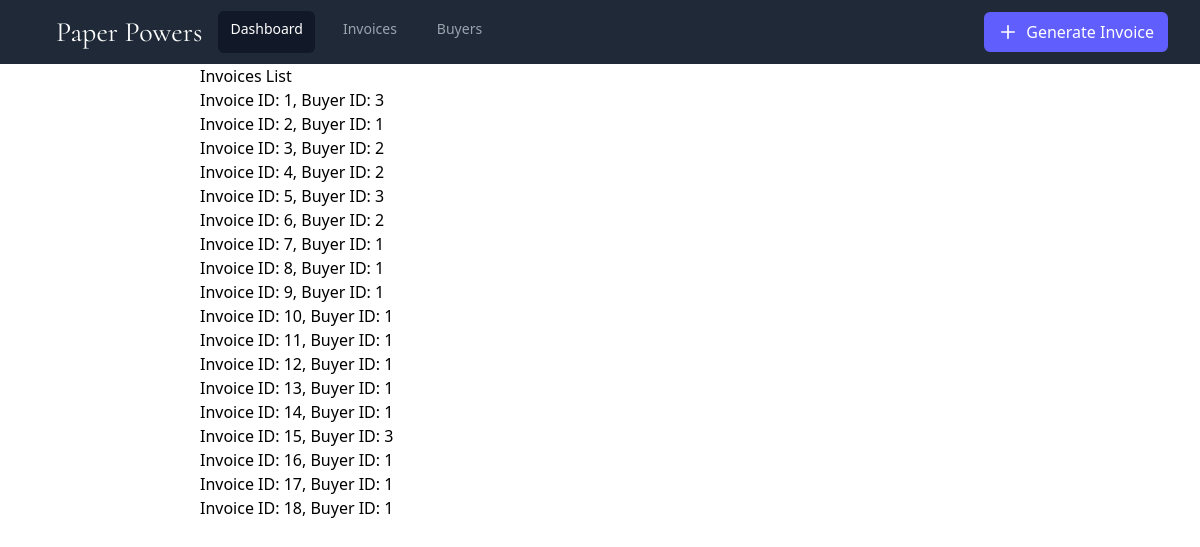
Screenshot of /inv/list with the database file from the repository.
### invoice/models.py (models this page shows, shortened)
class Invoice(models.Model):
    invID=models.AutoField(primary_key=True)
    buyerID=models.ForeignKey(Buyer,on_delete=models.SET_NULL, null=True)

### buyer/models.py (models this page shows, shortened)
class Buyer(models.Model):
    buyerID=models.AutoField(primary_key=True)
    name=models.CharField(max_length=64)
    adr=models.CharField(max_length=128)
    state=models.CharField(max_length=32)
    pin=models.IntegerField()
    gst=models.CharField(max_length=15)

### invoice/views.py (the view)
# urls.py: path('list', views.list, name='list')
def list(request):
    context={
        'invoices':Invoice.objects.all()
    }
    return render(request,'invoices.html',context)

### templates/invoices.html (shortened to what this page needs)
{% extends 'base.html' %}
{% block body %}
    <div>
        <h2>Invoices List</h2>
        <ul>
            {% for invoice in invoices %}
                <li>Invoice ID: {{ invoice.invID }}, Buyer ID: {{ invoice.buyerID.buyerID }}</li>
            {% endfor %}
        </ul>
    </div>
{% endblock body %}

### templates/base.html (style rules this page uses)
:root { --bg-color: #1F2937; --hover-bg-color: #374151; --highlight-color: #111827; --active-text-color: #FFFFFF; --text-color: #9CA3AF; --primary-accent: #615EFE; --hover-accent: #8d8bfe ; }

### rows the page displays
Invoice: invID "1", buyerID.buyerID "3"
Invoice: invID "2", buyerID.buyerID "1"
Invoice: invID "3", buyerID.buyerID "2"
Invoice: invID "4", buyerID.buyerID "2"
Invoice: invID "5", buyerID.buyerID "3"
Invoice: invID "6", buyerID.buyerID "2"
Invoice: invID "7", buyerID.buyerID "1"
Invoice: invID "8", buyerID.buyerID "1"
Invoice: invID "9", buyerID.buyerID "1"
Invoice: invID "10", buyerID.buyerID "1"
Invoice: invID "11", buyerID.buyerID "1"
Invoice: invID "12", buyerID.buyerID "1"
Invoice: invID "13", buyerID.buyerID "1"
Invoice: invID "14", buyerID.buyerID "1"
Invoice: invID "15", buyerID.buyerID "3"
Invoice: invID "16", buyerID.buyerID "1"
Invoice: invID "17", buyerID.buyerID "1"
Invoice: invID "18", buyerID.buyerID "1"
